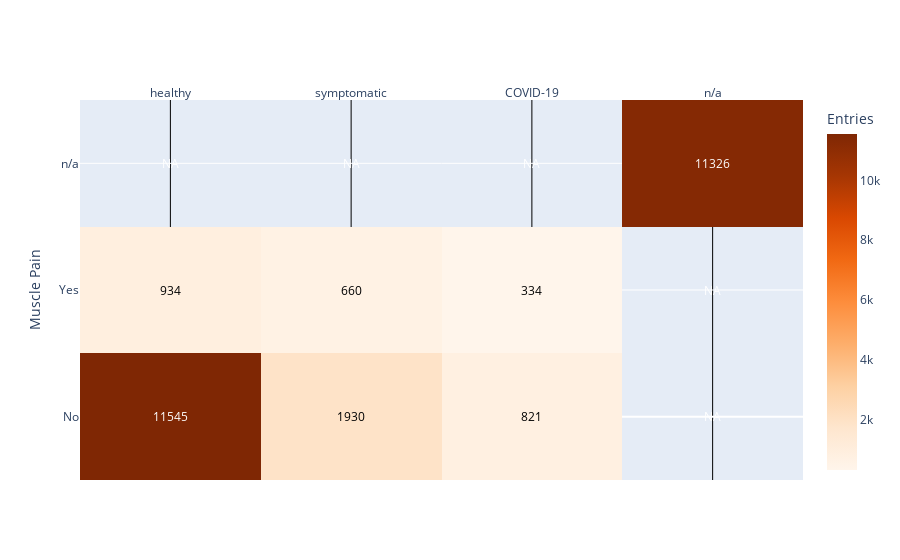
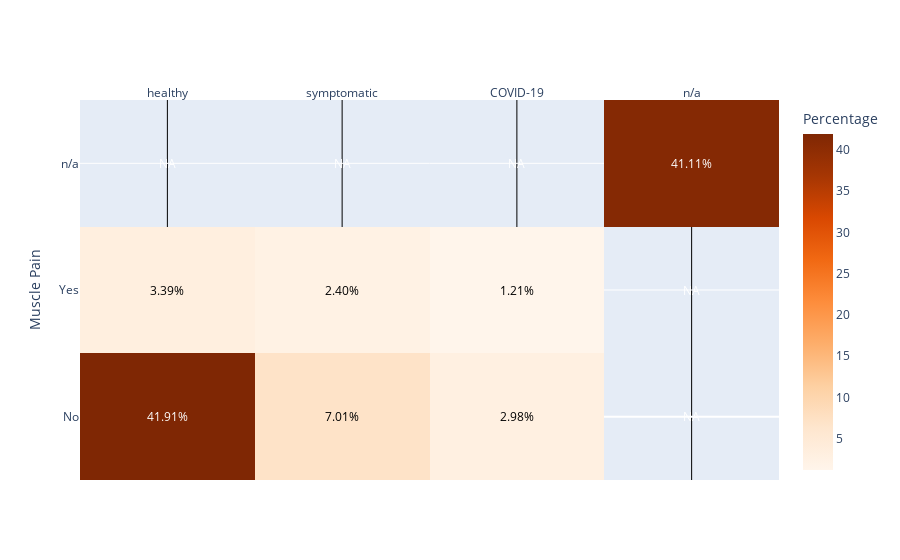
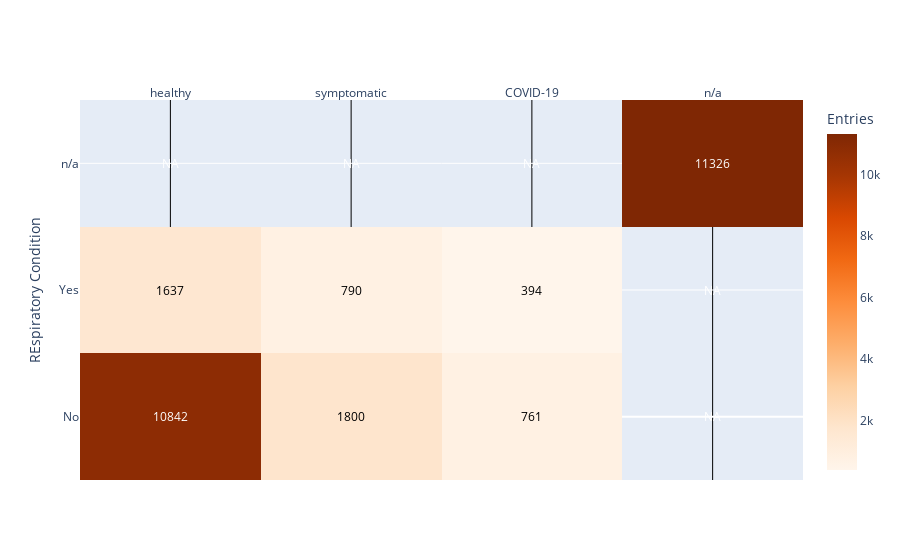

Source (notebook cell) for these figures, in order:
### Code cell
def summarise_pivot_df(df, xcols, ycols, valcol):
    summary_df = df[xcols+ycols+valcol]
    summary_df.loc[summary_df[xcols[0]].isnull(),xcols] = 'n/a' #replace NA with a default string
    summary_df.loc[summary_df[ycols[0]].isnull(),ycols] = 'n/a' #replace NA with a default string
    summary_df = summary_df.groupby(xcols+ycols).count().reset_index()
    print(summary_df)
    pivot_df = pd.pivot_table(data=summary_df,values=valcol, index=xcols,columns=ycols)
    pivot_df.columns = [ c[1] for c in pivot_df.columns ] # get rid of multiindex
    return pivot_df

def pandas_to_plotly_heatdata(df):
    #print(df.index)
    return {'x': df.columns.tolist(),
            'y': df.index.tolist(),
            'z': df.values.tolist()}

# Heatmap Fever vs status
meta_summary_df = summarise_pivot_df(metadata, ['fever_muscle_pain'], ['status'], ['uuid'])
meta_summary_df = meta_summary_df[['healthy','symptomatic','COVID-19','n/a']]
n = meta_summary_df.sum().sum()
print(meta_summary_df.head(5) )

heat_data = ply_go.Heatmap(pandas_to_plotly_heatdata(meta_summary_df), 
                           colorscale=ply_colors.sequential.Oranges,
                           colorbar={'title':"Entries", 'titleside':"top"} ,
                           text=meta_summary_df.values)
rounded_annotation = [ ["NA" if pd.isnull(c) else "{:.0f}".format(c) for c in r] for r in heat_data['z']]
fig = ply_ff.create_annotated_heatmap(z=heat_data['z'], 
                                      x=heat_data['x'],
                                      y=[i for i,t in enumerate(heat_data['y'])],
                                      annotation_text=rounded_annotation,
                                      colorscale=heat_data['colorscale'],
                                      showscale=True,
                                      colorbar=heat_data['colorbar']  )
fig.update_layout( yaxis={"title":{"text":"Muscle Pain"},
                          "tickmode":'array',"tickvals":[2,1,0],"ticktext":['n/a','Yes','No']})
fig.show()

heat_data = ply_go.Heatmap(pandas_to_plotly_heatdata(100.0*meta_summary_df/n) ,
                           colorscale=ply_colors.sequential.Oranges,
                          colorbar={'title':"Percentage", 'titleside':"top"})
rounded_annotation = [ [ "NA" if pd.isna(c)  else "{:.2f}%".format(c)  for c in r] for r in heat_data['z']]
fig = ply_ff.create_annotated_heatmap(z=heat_data['z'], 
                                      x=heat_data['x'],
                                      y=[i for i,t in enumerate(heat_data['y'])],
                                      annotation_text=rounded_annotation,
                                      colorscale=heat_data['colorscale'],
                                      showscale=True,
                                      colorbar=heat_data['colorbar'])
fig.update_layout( yaxis={"title":{"text":"Muscle Pain"},
                          "tickmode":'array',"tickvals":[2,1,0],"ticktext":['n/a','Yes','No']})
fig.show()

# Heatmap RespCond vs status
meta_summary_df = summarise_pivot_df(metadata, ['respiratory_condition'], ['status'], ['uuid'])
meta_summary_df = meta_summary_df[['healthy','symptomatic','COVID-19','n/a']]
n = meta_summary_df.sum().sum()
#print(meta_summary_df.head(5) )
#print( pandas_to_plotly_heatdata(meta_summary_df) )
heat_data = ply_go.Heatmap(pandas_to_plotly_heatdata(meta_summary_df), 
                           colorscale=ply_colors.sequential.Oranges,
                           colorbar={'title':"Entries", 'titleside':"top"} ,
                           text=meta_summary_df.values)
rounded_annotation = [ ["NA" if pd.isnull(c) else "{:.0f}".format(c) for c in r] for r in heat_data['z']]
fig = ply_ff.create_annotated_heatmap(z=heat_data['z'], 
                                      x=heat_data['x'],
                                      #y=heat_data['y'],#
                                      y=[int(i) for i,t in enumerate(heat_data['y']) ],
                                      annotation_text=rounded_annotation,
                                      colorscale=heat_data['colorscale'],
                                      showscale=True,
                                      colorbar=heat_data['colorbar']  )
fig.update_layout( yaxis={"title":{"text":"REspiratory Condition"},
                          "tickmode":'array',"tickvals":[2,1,0,],"ticktext":['n/a','Yes','No']})
fig.show()

### Figure 1 — Plotly figure (JSON) as saved in the notebook; plotly's stock layout.template omitted (floating-point values rounded to 4 significant figures)
{"data": [{"colorbar": {"title": {"side": "top", "text": "Entries"}}, "colorscale": [[0, "rgb(255,245,235)"], [0.125, "rgb(254,230,206)"], [0.25, "rgb(253,208,162)"], [0.375, "rgb(253,174,107)"], [0.5, "rgb(253,141,60)"], [0.625, "rgb(241,105,19)"], [0.75, "rgb(217,72,1)"], [0.875, "rgb(166,54,3)"], [1, "rgb(127,39,4)"]], "reversescale": false, "showscale": true, "x": ["healthy", "symptomatic", "COVID-19", "n/a"], "y": [0, 1, 2], "z": [[11545, 1930, 821, null], [934, 660, 334, null], [null, null, null, 11326]], "type": "heatmap"}], "layout": {"annotations": [{"font": {"color": "#FFFFFF"}, "showarrow": false, "text": "11545", "x": "healthy", "xref": "x", "y": 0, "yref": "y"}, {"font": {"color": "#000000"}, "showarrow": false, "text": "1930", "x": "symptomatic", "xref": "x", "y": 0, "yref": "y"}, {"font": {"color": "#000000"}, "showarrow": false, "text": "821", "x": "COVID-19", "xref": "x", "y": 0, "yref": "y"}, {"font": {"color": "#FFFFFF"}, "showarrow": false, "text": "NA", "x": "n/a", "xref": "x", "y": 0, "yref": "y"}, {"font": {"color": "#000000"}, "showarrow": false, "text": "934", "x": "healthy", "xref": "x", "y": 1, "yref": "y"}, {"font": {"color": "#000000"}, "showarrow": false, "text": "660", "x": "symptomatic", "xref": "x", "y": 1, "yref": "y"}, {"font": {"color": "#000000"}, "showarrow": false, "text": "334", "x": "COVID-19", "xref": "x", "y": 1, "yref": "y"}, {"font": {"color": "#FFFFFF"}, "showarrow": false, "text": "NA", "x": "n/a", "xref": "x", "y": 1, "yref": "y"}, {"font": {"color": "#FFFFFF"}, "showarrow": false, "text": "NA", "x": "healthy", "xref": "x", "y": 2, "yref": "y"}, {"font": {"color": "#FFFFFF"}, "showarrow": false, "text": "NA", "x": "symptomatic", "xref": "x", "y": 2, "yref": "y"}, {"font": {"color": "#FFFFFF"}, "showarrow": false, "text": "NA", "x": "COVID-19", "xref": "x", "y": 2, "yref": "y"}, {"font": {"color": "#FFFFFF"}, "showarrow": false, "text": "11326", "x": "n/a", "xref": "x", "y": 2, "yref": "y"}], "xaxis": {"dtick": 1, "gridcolor": "rgb(0, 0, 0)", "side": "top", "ticks": ""}, "yaxis": {"dtick": 1, "ticks": "", "ticksuffix": "  ", "title": {"text": "Muscle Pain"}, "tickmode": "array", "tickvals": [2, 1, 0], "ticktext": ["n/a", "Yes", "No"]}}}

### Figure 2 — Plotly figure (JSON) as saved in the notebook; plotly's stock layout.template omitted (floating-point values rounded to 4 significant figures)
{"data": [{"colorbar": {"title": {"side": "top", "text": "Percentage"}}, "colorscale": [[0, "rgb(255,245,235)"], [0.125, "rgb(254,230,206)"], [0.25, "rgb(253,208,162)"], [0.375, "rgb(253,174,107)"], [0.5, "rgb(253,141,60)"], [0.625, "rgb(241,105,19)"], [0.75, "rgb(217,72,1)"], [0.875, "rgb(166,54,3)"], [1, "rgb(127,39,4)"]], "reversescale": false, "showscale": true, "x": ["healthy", "symptomatic", "COVID-19", "n/a"], "y": [0, 1, 2], "z": [[41.91, 7.005, 2.98, null], [3.39, 2.396, 1.212, null], [null, null, null, 41.11]], "type": "heatmap"}], "layout": {"annotations": [{"font": {"color": "#FFFFFF"}, "showarrow": false, "text": "41.91%", "x": "healthy", "xref": "x", "y": 0, "yref": "y"}, {"font": {"color": "#000000"}, "showarrow": false, "text": "7.01%", "x": "symptomatic", "xref": "x", "y": 0, "yref": "y"}, {"font": {"color": "#000000"}, "showarrow": false, "text": "2.98%", "x": "COVID-19", "xref": "x", "y": 0, "yref": "y"}, {"font": {"color": "#FFFFFF"}, "showarrow": false, "text": "NA", "x": "n/a", "xref": "x", "y": 0, "yref": "y"}, {"font": {"color": "#000000"}, "showarrow": false, "text": "3.39%", "x": "healthy", "xref": "x", "y": 1, "yref": "y"}, {"font": {"color": "#000000"}, "showarrow": false, "text": "2.40%", "x": "symptomatic", "xref": "x", "y": 1, "yref": "y"}, {"font": {"color": "#000000"}, "showarrow": false, "text": "1.21%", "x": "COVID-19", "xref": "x", "y": 1, "yref": "y"}, {"font": {"color": "#FFFFFF"}, "showarrow": false, "text": "NA", "x": "n/a", "xref": "x", "y": 1, "yref": "y"}, {"font": {"color": "#FFFFFF"}, "showarrow": false, "text": "NA", "x": "healthy", "xref": "x", "y": 2, "yref": "y"}, {"font": {"color": "#FFFFFF"}, "showarrow": false, "text": "NA", "x": "symptomatic", "xref": "x", "y": 2, "yref": "y"}, {"font": {"color": "#FFFFFF"}, "showarrow": false, "text": "NA", "x": "COVID-19", "xref": "x", "y": 2, "yref": "y"}, {"font": {"color": "#FFFFFF"}, "showarrow": false, "text": "41.11%", "x": "n/a", "xref": "x", "y": 2, "yref": "y"}], "xaxis": {"dtick": 1, "gridcolor": "rgb(0, 0, 0)", "side": "top", "ticks": ""}, "yaxis": {"dtick": 1, "ticks": "", "ticksuffix": "  ", "title": {"text": "Muscle Pain"}, "tickmode": "array", "tickvals": [2, 1, 0], "ticktext": ["n/a", "Yes", "No"]}}}

### Figure 3 — Plotly figure (JSON) as saved in the notebook; plotly's stock layout.template omitted (floating-point values rounded to 4 significant figures)
{"data": [{"colorbar": {"title": {"side": "top", "text": "Entries"}}, "colorscale": [[0, "rgb(255,245,235)"], [0.125, "rgb(254,230,206)"], [0.25, "rgb(253,208,162)"], [0.375, "rgb(253,174,107)"], [0.5, "rgb(253,141,60)"], [0.625, "rgb(241,105,19)"], [0.75, "rgb(217,72,1)"], [0.875, "rgb(166,54,3)"], [1, "rgb(127,39,4)"]], "reversescale": false, "showscale": true, "x": ["healthy", "symptomatic", "COVID-19", "n/a"], "y": [0, 1, 2], "z": [[10842, 1800, 761, null], [1637, 790, 394, null], [null, null, null, 11326]], "type": "heatmap"}], "layout": {"annotations": [{"font": {"color": "#FFFFFF"}, "showarrow": false, "text": "10842", "x": "healthy", "xref": "x", "y": 0, "yref": "y"}, {"font": {"color": "#000000"}, "showarrow": false, "text": "1800", "x": "symptomatic", "xref": "x", "y": 0, "yref": "y"}, {"font": {"color": "#000000"}, "showarrow": false, "text": "761", "x": "COVID-19", "xref": "x", "y": 0, "yref": "y"}, {"font": {"color": "#FFFFFF"}, "showarrow": false, "text": "NA", "x": "n/a", "xref": "x", "y": 0, "yref": "y"}, {"font": {"color": "#000000"}, "showarrow": false, "text": "1637", "x": "healthy", "xref": "x", "y": 1, "yref": "y"}, {"font": {"color": "#000000"}, "showarrow": false, "text": "790", "x": "symptomatic", "xref": "x", "y": 1, "yref": "y"}, {"font": {"color": "#000000"}, "showarrow": false, "text": "394", "x": "COVID-19", "xref": "x", "y": 1, "yref": "y"}, {"font": {"color": "#FFFFFF"}, "showarrow": false, "text": "NA", "x": "n/a", "xref": "x", "y": 1, "yref": "y"}, {"font": {"color": "#FFFFFF"}, "showarrow": false, "text": "NA", "x": "healthy", "xref": "x", "y": 2, "yref": "y"}, {"font": {"color": "#FFFFFF"}, "showarrow": false, "text": "NA", "x": "symptomatic", "xref": "x", "y": 2, "yref": "y"}, {"font": {"color": "#FFFFFF"}, "showarrow": false, "text": "NA", "x": "COVID-19", "xref": "x", "y": 2, "yref": "y"}, {"font": {"color": "#FFFFFF"}, "showarrow": false, "text": "11326", "x": "n/a", "xref": "x", "y": 2, "yref": "y"}], "xaxis": {"dtick": 1, "gridcolor": "rgb(0, 0, 0)", "side": "top", "ticks": ""}, "yaxis": {"dtick": 1, "ticks": "", "ticksuffix": "  ", "title": {"text": "REspiratory Condition"}, "tickmode": "array", "tickvals": [2, 1, 0], "ticktext": ["n/a", "Yes", "No"]}}}
